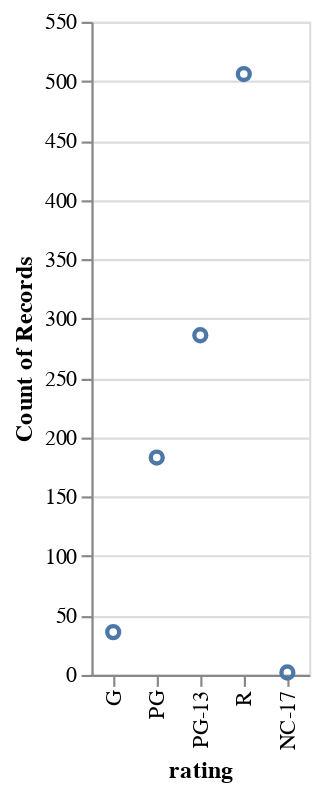

Notebook source saved alongside this figure:
### Markdown cell above
Let's create a barchart showing the count of each movie rating by using Altair's aggregation capabilities.

In [this example](https://altair-viz.github.io/getting_started/starting.html#data-transformation-aggregation), we see the x axis being set to a feature called `a`, and the y axis set to the `average()` of a feature called `b`.

In our case, we want the x axis to be set to `rating` and the y axis to be the `count()` of `rating`.

### Code cell
# Use Altair to create a bar chart comparing the count of each movie rating
alt.Chart(onlyMovieData).mark_point().encode(
    x='rating',
    y='count(rating)'
)

### Figure 1 — Vega-Lite specification as saved in the notebook (floating-point values rounded to 4 significant figures; data arrays with more than 128 entries replaced by an {"elided": "..."} marker saying what was removed)
{"config": {"view": {"continuousWidth": 300, "continuousHeight": 300}}, "data": {"name": "data-6435236259bee74a4a1741bc7da927ed"}, "mark": {"type": "point"}, "encoding": {"x": {"field": "rating", "sort": ["G", "PG", "PG-13", "R", "NC-17"], "type": "ordinal"}, "y": {"aggregate": "count", "field": "rating", "sort": ["G", "PG", "PG-13", "R", "NC-17"], "type": "ordinal"}}, "$schema": "https://vega.github.io/schema/vega-lite/v5.20.1.json", "datasets": {"data-6435236259bee74a4a1741bc7da927ed": {"elided": "1013 records"}}}
